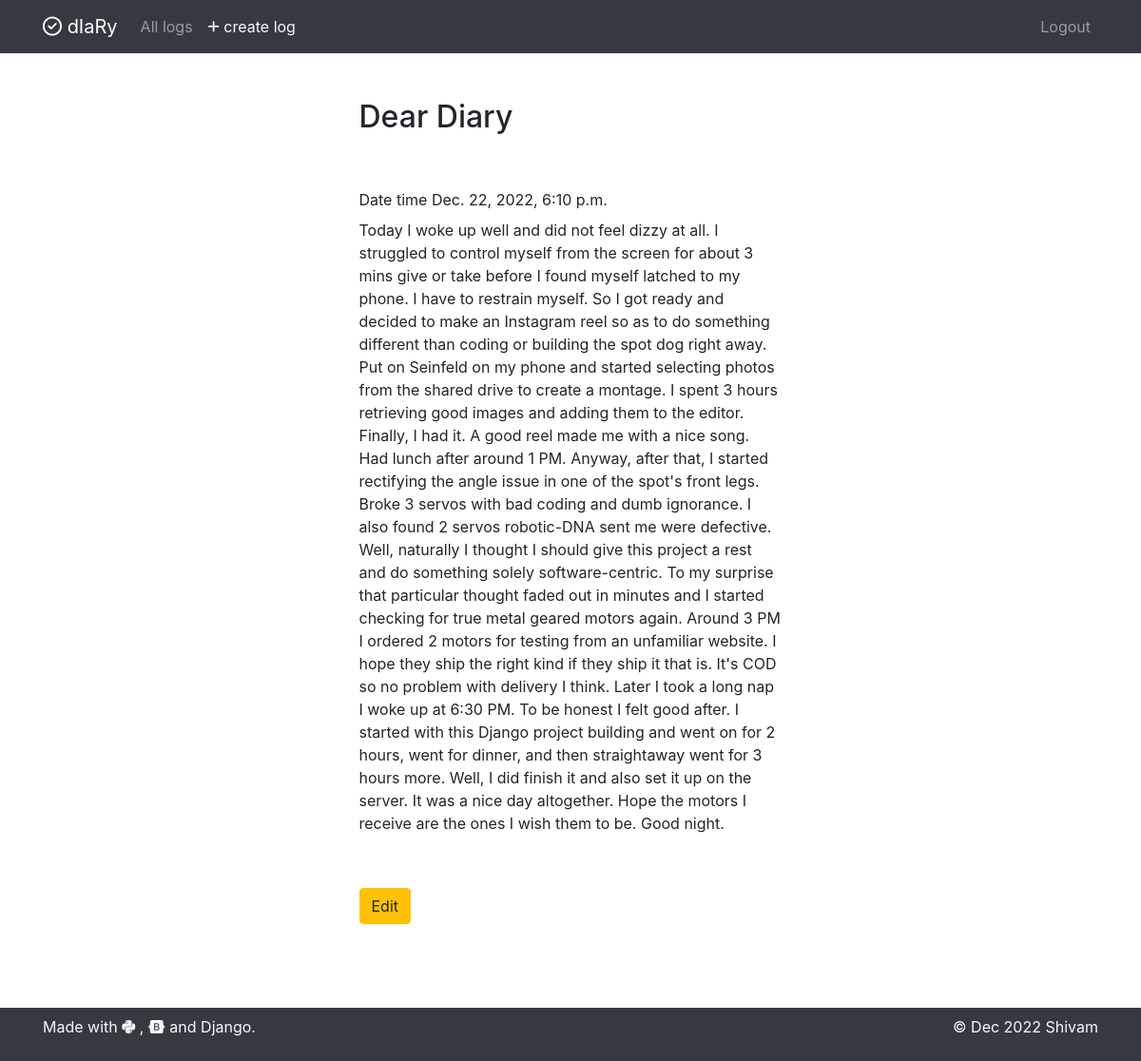
The page /log/1 (signed in) on the database its author committed.
### log/models.py (models this page shows, shortened)
class MyLogEntry(models.Model):
    created     = models.DateTimeField(default=timezone.now)
    description = models.TextField(blank=True)
    intresting = models.BooleanField(default=False)
    user = models.ForeignKey(User, on_delete=models.CASCADE)

### log/views.py (the view, shortened to what this page needs)
# urls.py: path('log/<int:log_pk>', views.view_log, name='view_logs'),
@login_required
def view_log(request, log_pk):
    log = get_object_or_404(MyLogEntry, pk=log_pk, user=request.user)
    if request.method =='GET':
        form_main = LogForm(instance=log)
        return render(request, 'view_log.html', {'log': log, 'form': form_main})

### log/templates/view_log.html (shortened to what this page needs)
{% extends "base.html" %} {% block content %}
<div class="row justify-content-center mt-5">
	<div class="col-md-5">
		<h2>Dear Diary</h2>
	</div>
</div>
<div class="row justify-content-center mt-5">
	<div class="col-md-5">
			<div class="form-group">
				<label for="title">Date time  {{ log.created }}</label>
				<p>{{ log.description }}</p>
			</div>
			<div class="form-group form-check">
			</div>
			<a href="{% url 'edit_log' log.id %}" class="btn btn-warning">Edit</a>
	</div>
</div>
<br>
<br>
<br>
<br>
<br>
<br>
{% endblock %}

### rows shown on the page
MyLogEntry: created "Dec. 22, 2022, 6:10 p.m.", description "Today I woke up well and did not feel dizzy at all. I struggled to control myself from the screen for about 3 mins give or take before I found myself latched to my phone. I have to restrain myself. So I got ready and decided to make an Instagram reel so as to do something different than coding or building the spot dog right away. Put on Seinfeld on my phone and started selecting photos from the shared drive to create a montage. I spent 3 hours retrieving good images and adding them to the editor. Finally, I had it. A good reel made me with a nice song. Had lunch after around 1 PM. Anyway, after that, I started rectifying the angle issue in one of the spot's front legs. Broke 3 servos with…"
